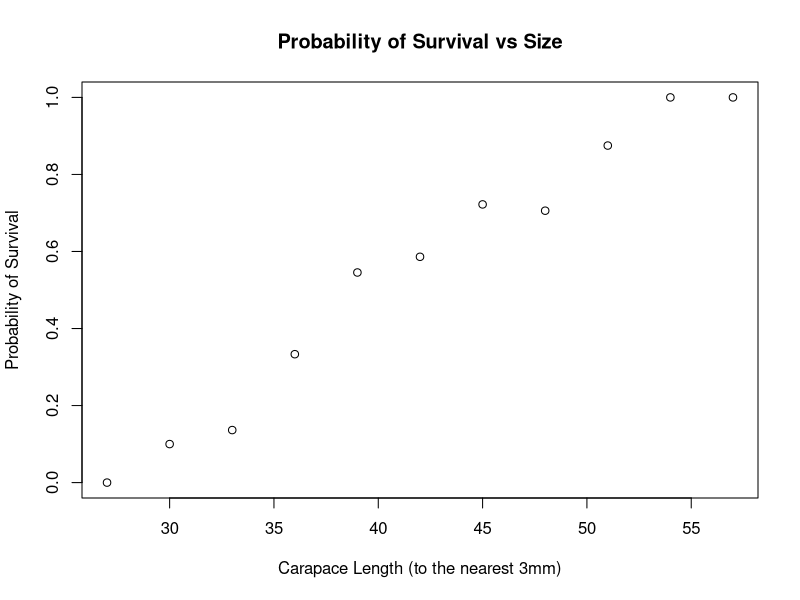
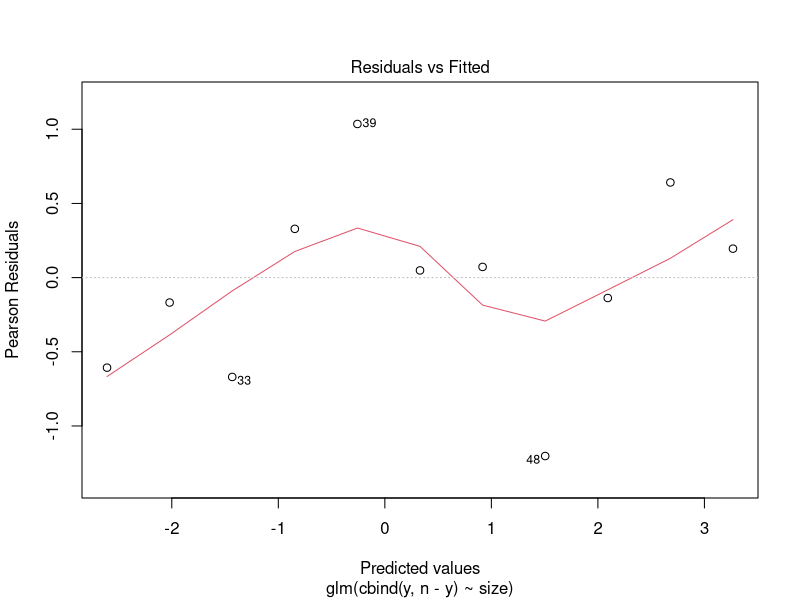
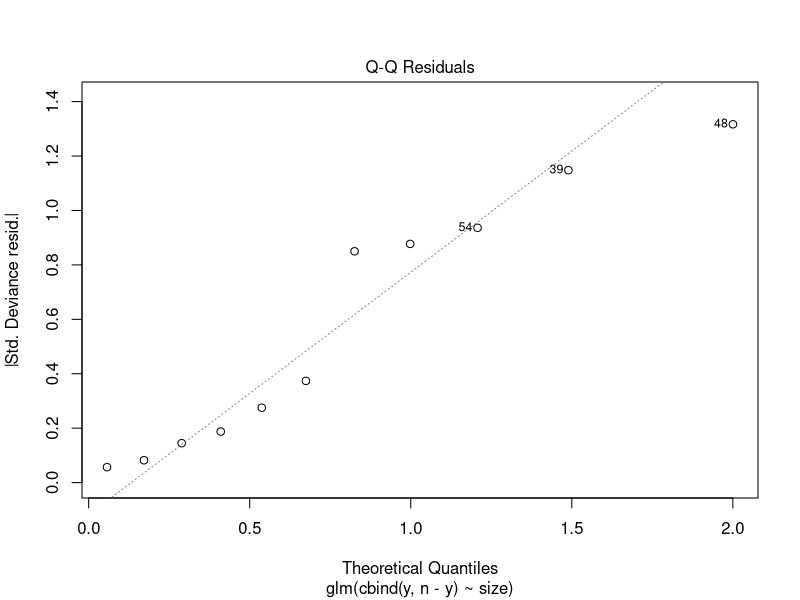
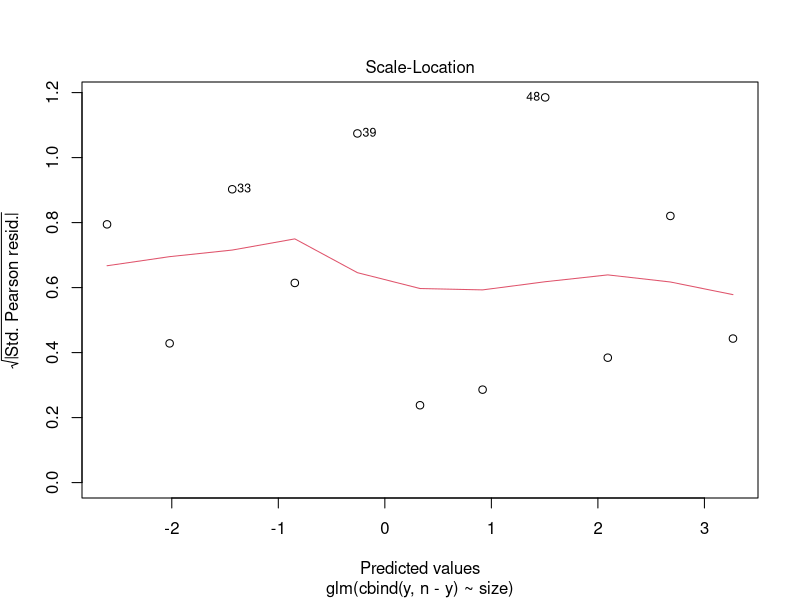
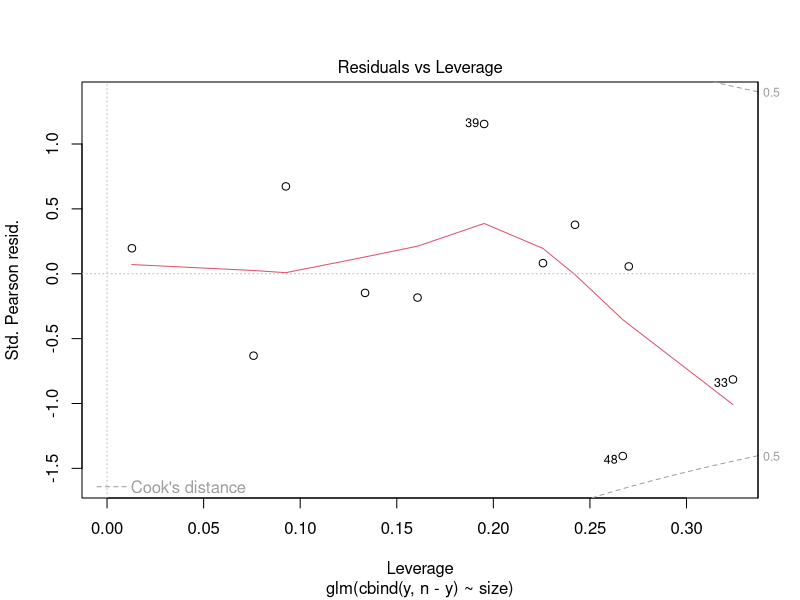
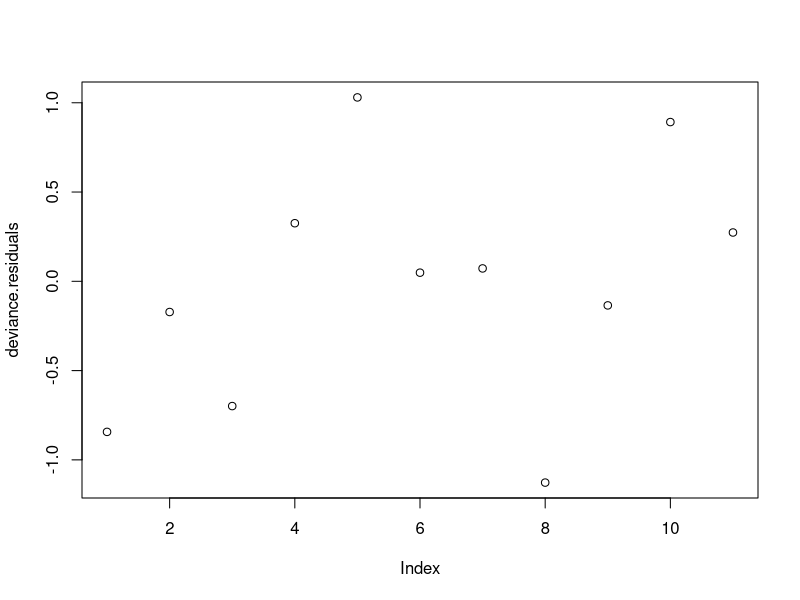
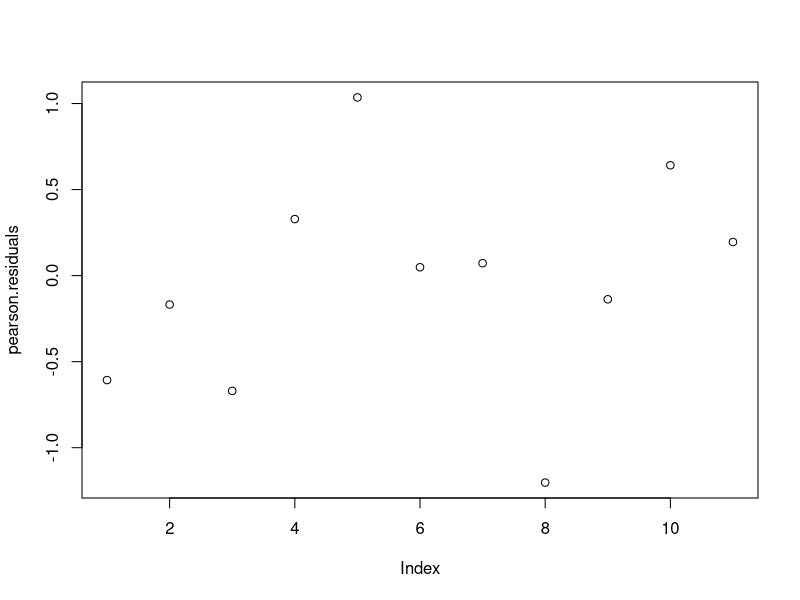
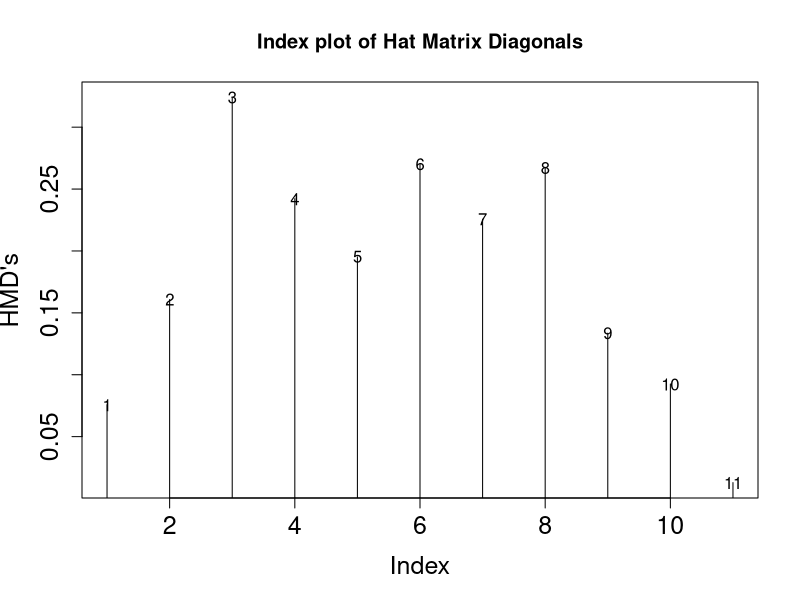

Generate these figures, in order, with R:
## ---- chunk 1
knitr::opts_chunk$set(echo = TRUE)
## ---- chunk 2
lobster.df1 = read.csv("lobster.csv")
y = tapply(lobster.df1$survived, lobster.df1$size, sum)
n = tapply(lobster.df1$survived, lobster.df1$size, length)
p = y/n

lobster.df = data.frame(size = unique(sort(lobster.df1$size)), y, n, p)

lobster.df
## ---- chunk 3
plot(lobster.df$p~lobster.df$size, main="Probability of Survival vs Size", xlab ="Carapace Length (to the nearest 3mm)", ylab ="Probability of Survival")
## ---- chunk 4
# Create Logistic Regression Model
lobster.glm = glm(formula = cbind(y, n - y) ~ size,family = binomial,data = lobster.df)

# Summary and Diagnostics
summary(lobster.glm)
plot(lobster.glm)

# Pearson and Deviance Residuals
pearson.residuals = residuals(lobster.glm, type = "pearson")
deviance.residuals = residuals(lobster.glm, type = "deviance")

plot(deviance.residuals)
plot(pearson.residuals)

# Hat Matrix Diagonals
hmd = hatvalues(lobster.glm)
plot(hmd, ylab="HMD's", type = "h", cex = 1.5, cex.axis = 1.5,
cex.lab = 1.5, main = "Index plot of Hat Matrix Diagonals")
text(hmd); abline(h = 3 * 2 / 11, lty = 2)


# Cook's Distance Plot
df = 2
CD = cooks.distance(lobster.glm)
bigcook = qchisq(0.1, df) / df
plot(CD, ylab = "Cook's Distance", type = "h", cex = 1.5, cex.axis = 1.5, cex.lab = 1.5,
     main = "Index plot of Cook's distances")
text(CD); abline(h = bigcook, lty = 2)
## ---- chunk 5
# Confidence Interval
100 * (exp(confint(lobster.glm)) - 1)
## ---- chunk 6
# Fitting the Linear Model
lobster.lmfit = lm(p~size,data = lobster.df)

# Summary
summary(lobster.lmfit)
## ---- chunk 7
plot(lobster.df$p~lobster.df$size)

sequence.size = seq(0, max(lobster.df$size))
pred.df = data.frame(size = sequence.size)
fitted.values = predict(lobster.glm, pred.df)
fitted.probabilities = exp(fitted.values) / (1 + exp(fitted.values))

plot(p ~ size, cex.axis = 1.5, xlab = "Carapace length (mm)",
     ylab = "Proportion survived", main = "Survival rates of juvenile lobsters", data=lobster.df)
lines(fitted.probabilities ~ sequence.size, col = "hotpink")
abline(a = lobster.lmfit$coefficients[1], b = lobster.lmfit$coefficients[2], col = "blue")
## ---- chunk 8
set.seed(946706583)

# Simulation size.
n.sims = 10000

# Probabilities of successes under the fitted model.
fitted.ps <- predict(lobster.glm, type = "response")

# Number of observations in the original data set.
n.obs <- nrow(lobster.df)

# Vector to fill with deviances.
lobster.sim = numeric(n.sims)

for (i in 1:n.sims){
  
  # Generating new response data.
  y.sim = rbinom(n.obs, size = lobster.df$n, prob = fitted.ps)
  
  # Fitting model to simulated data.
  sim.fit = glm(cbind(y.sim, lobster.df$n - y.sim) ~ lobster.df$size, family = "binomial")
  
  # Saving deviance from this model.
  lobster.sim[i] = sim.fit$deviance
}

# Generating Histogram and Lines
hist(lobster.sim, freq = FALSE, col = "skyblue")
xx = seq(0, max(lobster.sim) + 5, length.out = 1000) 
yy <- dchisq(xx, df = lobster.glm$df.residual)
lines(xx, yy)
points(lobster.glm$deviance, 0, pch = 16)

# Obtaining a p-value based on the simulated deviances.
mean(lobster.sim >= lobster.glm$deviance)
